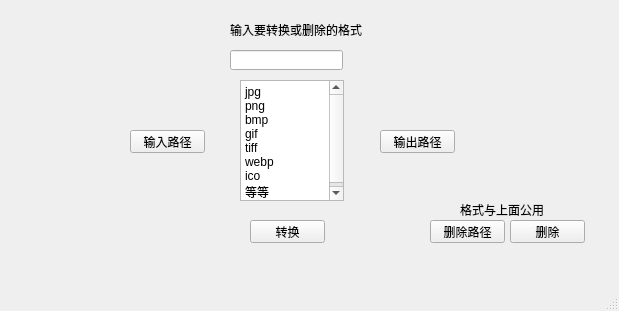
<?xml version="1.0" encoding="UTF-8"?>
<ui version="4.0">
 <class>MainWindow</class>
 <widget class="QMainWindow" name="MainWindow">
  <property name="geometry">
   <rect>
    <x>0</x>
    <y>0</y>
    <width>619</width>
    <height>311</height>
   </rect>
  </property>
  <property name="windowTitle">
   <string>MainWindow</string>
  </property>
  <widget class="QWidget" name="centralwidget">
   <widget class="QPushButton" name="shuru">
    <property name="geometry">
     <rect>
      <x>130</x>
      <y>130</y>
      <width>75</width>
      <height>23</height>
     </rect>
    </property>
    <property name="text">
     <string>输入路径</string>
    </property>
   </widget>
   <widget class="QPushButton" name="shucu">
    <property name="geometry">
     <rect>
      <x>380</x>
      <y>130</y>
      <width>75</width>
      <height>23</height>
     </rect>
    </property>
    <property name="text">
     <string>输出路径</string>
    </property>
   </widget>
   <widget class="QLabel" name="label">
    <property name="geometry">
     <rect>
      <x>230</x>
      <y>20</y>
      <width>161</width>
      <height>20</height>
     </rect>
    </property>
    <property name="text">
     <string>输入要转换或删除的格式</string>
    </property>
   </widget>
   <widget class="QPushButton" name="zhuan">
    <property name="geometry">
     <rect>
      <x>250</x>
      <y>220</y>
      <width>75</width>
      <height>23</height>
     </rect>
    </property>
    <property name="text">
     <string>转换</string>
    </property>
   </widget>
   <widget class="QLineEdit" name="txt">
    <property name="geometry">
     <rect>
      <x>230</x>
      <y>50</y>
      <width>113</width>
      <height>20</height>
     </rect>
    </property>
   </widget>
   <widget class="QTextEdit" name="textEdit">
    <property name="geometry">
     <rect>
      <x>240</x>
      <y>80</y>
      <width>104</width>
      <height>121</height>
     </rect>
    </property>
    <property name="html">
     <string>&lt;!DOCTYPE HTML PUBLIC &quot;-//W3C//DTD HTML 4.0//EN&quot; &quot;http://www.w3.org/TR/REC-html40/strict.dtd&quot;&gt;
&lt;html&gt;&lt;head&gt;&lt;meta name=&quot;qrichtext&quot; content=&quot;1&quot; /&gt;&lt;style type=&quot;text/css&quot;&gt;
p, li { white-space: pre-wrap; }
&lt;/style&gt;&lt;/head&gt;&lt;body style=&quot; font-family:'SimSun'; font-size:9pt; font-weight:400; font-style:normal;&quot;&gt;
&lt;p style=&quot; margin-top:0px; margin-bottom:0px; margin-left:0px; margin-right:0px; -qt-block-indent:0; text-indent:0px;&quot;&gt;jpg&lt;/p&gt;
&lt;p style=&quot; margin-top:0px; margin-bottom:0px; margin-left:0px; margin-right:0px; -qt-block-indent:0; text-indent:0px;&quot;&gt;png&lt;/p&gt;
&lt;p style=&quot; margin-top:0px; margin-bottom:0px; margin-left:0px; margin-right:0px; -qt-block-indent:0; text-indent:0px;&quot;&gt;bmp&lt;/p&gt;
&lt;p style=&quot; margin-top:0px; margin-bottom:0px; margin-left:0px; margin-right:0px; -qt-block-indent:0; text-indent:0px;&quot;&gt;gif&lt;/p&gt;
&lt;p style=&quot; margin-top:0px; margin-bottom:0px; margin-left:0px; margin-right:0px; -qt-block-indent:0; text-indent:0px;&quot;&gt;tiff&lt;/p&gt;
&lt;p style=&quot; margin-top:0px; margin-bottom:0px; margin-left:0px; margin-right:0px; -qt-block-indent:0; text-indent:0px;&quot;&gt;webp&lt;/p&gt;
&lt;p style=&quot; margin-top:0px; margin-bottom:0px; margin-left:0px; margin-right:0px; -qt-block-indent:0; text-indent:0px;&quot;&gt;ico&lt;/p&gt;
&lt;p style=&quot; margin-top:0px; margin-bottom:0px; margin-left:0px; margin-right:0px; -qt-block-indent:0; text-indent:0px;&quot;&gt;等等&lt;/p&gt;&lt;/body&gt;&lt;/html&gt;</string>
    </property>
   </widget>
   <widget class="QPushButton" name="shanchu">
    <property name="geometry">
     <rect>
      <x>510</x>
      <y>220</y>
      <width>75</width>
      <height>23</height>
     </rect>
    </property>
    <property name="text">
     <string>删除</string>
    </property>
   </widget>
   <widget class="QPushButton" name="lujin">
    <property name="geometry">
     <rect>
      <x>430</x>
      <y>220</y>
      <width>75</width>
      <height>23</height>
     </rect>
    </property>
    <property name="text">
     <string>删除路径</string>
    </property>
   </widget>
   <widget class="QLabel" name="label_2">
    <property name="geometry">
     <rect>
      <x>460</x>
      <y>200</y>
      <width>111</width>
      <height>20</height>
     </rect>
    </property>
    <property name="text">
     <string>格式与上面公用</string>
    </property>
   </widget>
  </widget>
  <widget class="QMenuBar" name="menubar">
   <property name="geometry">
    <rect>
     <x>0</x>
     <y>0</y>
     <width>619</width>
     <height>23</height>
    </rect>
   </property>
  </widget>
  <widget class="QStatusBar" name="statusbar"/>
 </widget>
 <resources/>
 <connections/>
</ui>
